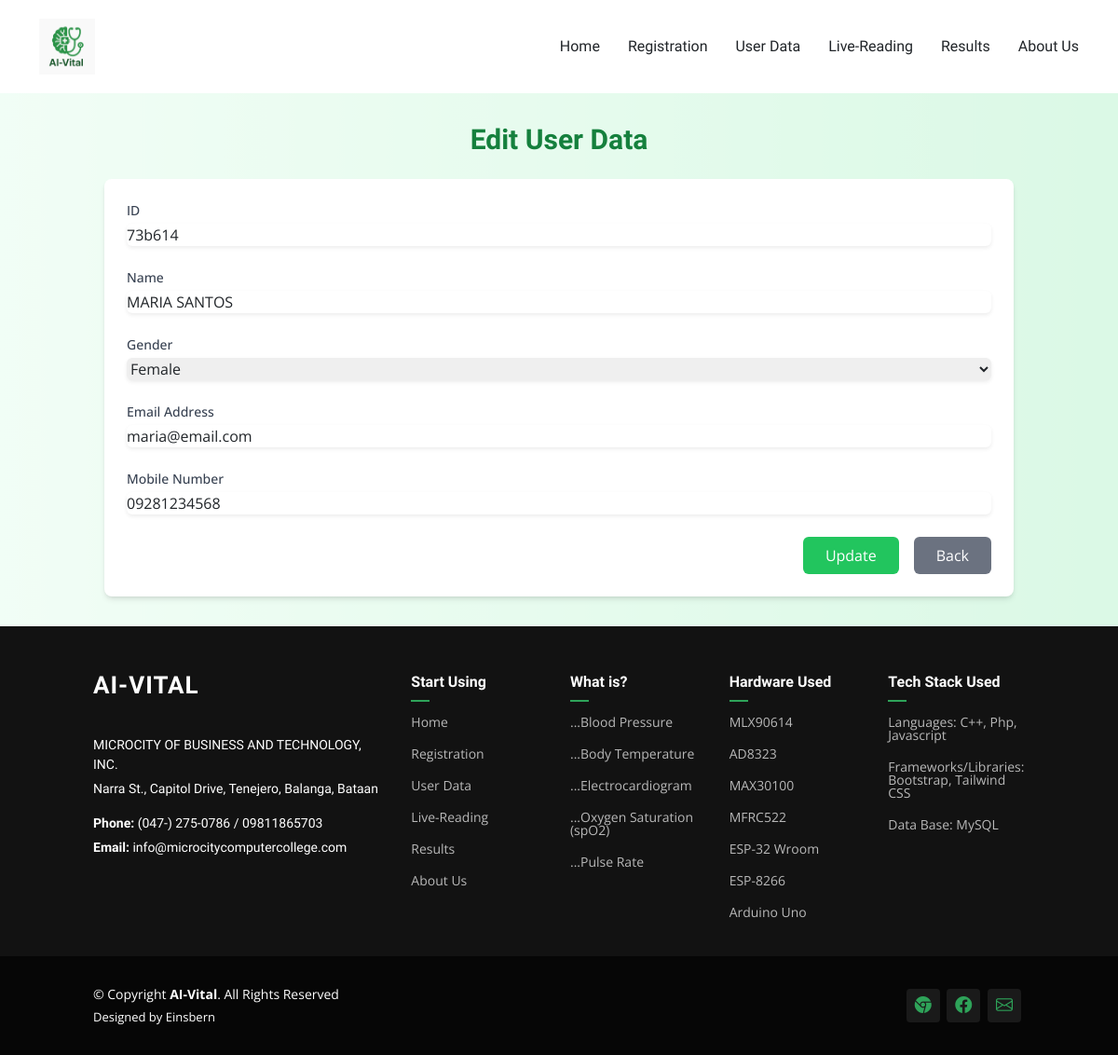
Page /user data edit page.php?id=73b614 on the committed database.
### tables this page shows
CREATE TABLE `health_diagnostics` (
  `id` varchar(20) NOT NULL,
  `name` varchar(255) DEFAULT NULL,
  `gender` enum('Male','Female','Other') DEFAULT NULL,
  `email` varchar(255) DEFAULT NULL,
  `mobile` varchar(20) DEFAULT NULL,
  `age` int(11) DEFAULT NULL,
  `height` float DEFAULT NULL,
  `weight` float DEFAULT NULL
);

### user data edit page.php (the view, shortened to what this page needs)
<?php
$id = null;
if (!empty($_GET['id'])) {
    $id = $_REQUEST['id'];
}
$pdo = Database::connect();
$pdo->setAttribute(PDO::ATTR_ERRMODE, PDO::ERRMODE_EXCEPTION);
$sql = "SELECT * FROM health_diagnostics WHERE id = ?";
$q = $pdo->prepare($sql);
$q->execute(array($id));
$data = $q->fetch(PDO::FETCH_ASSOC);
?>
<!DOCTYPE html>
<html lang="en">
<head>
    <link href="vendor/bootstrap/css/bootstrap.min.css" rel="stylesheet">
    <link href="vendor/bootstrap-icons/bootstrap-icons.css" rel="stylesheet">
    <link href="vendor/aos/aos.css" rel="stylesheet">
    <link href="vendor/swiper/swiper-bundle.min.css" rel="stylesheet">
    <link href="vendor/glightbox/css/glightbox.min.css" rel="stylesheet">
    <link href="css/main.css" rel="stylesheet">
    <script src="https://cdn.tailwindcss.com"></script>
</head>
<body class="bg-gradient-to-r from-green-200 to-green-400 min-h-screen flex flex-col">
    <div class="bg-overlay min-h-screen">
    <header id="header" class="header d-flex align-items-center position-relative">
        <div class="container-fluid container-xl position-relative d-flex align-items-center justify-content-between">
            <a href="index.php" class="logo d-flex align-items-center">
                <img src="img/logo.png" alt="AI Vital">
            </a>
            <nav id="navmenu" class="navmenu">
                <ul>
                    <li><a href="index.php">Home</a></li>
                    <li><a href="registration2.php">Registration</a></li>
                    <li><a href="userdata2.php">User Data</a></li>
                    <li><a href="live reading.php">Live-Reading</a></li>
                    <li><a href="results2.php">Results</a></li>
                    <li><a href="about.php">About Us</a></li>
                </ul>
            </nav>
        </div>
    </header>
    <div class="container mx-auto px-4 py-8">
        <h2 class="text-center text-3xl font-bold text-green-700 mb-6">Edit User Data</h2>
        <form class="bg-white p-6 rounded-lg shadow-md" action="user data edit tb.php?id=<?php echo $id ?>" method="post">
            <div class="mb-4">
                <label for="id" class="block text-sm font-medium text-gray-700">ID</label>
                <input name="id" type="text" value="<?php echo $data['id']; ?>" readonly class="mt-1 block w-full rounded-md border-gray-300 shadow-sm">
            </div>
            <div class="mb-4">
                <label for="name" class="block text-sm font-medium text-gray-700">Name</label>
                <input name="name" type="text" value="<?php echo strtoupper($data['name']); ?>" required pattern="[A-Z\s]+" title="Please enter capital letters only" oninput="this.value = this.value.toUpperCase();" class="mt-1 block w-full rounded-md border-gray-300 shadow-sm">
            </div>
            <div class="mb-4">
                <label for="gender" class="block text-sm font-medium text-gray-700">Gender</label>
                <select name="gender" id="gender" class="mt-1 block w-full rounded-md border-gray-300 shadow-sm">
                    <option value="Female" <?php echo ($data['gender'] == 'Female') ? 'selected' : ''; ?>>Female</option>
                </select>
            </div>
            <div class="mb-4">
                <label for="email" class="block text-sm font-medium text-gray-700">Email Address</label>
                <input name="email" type="email" value="<?php echo $data['email']; ?>" required pattern="[a-z0-9._%+-]+@[a-z0-9.-]+\.[a-z]{2,}$" title="Please enter a valid email address" class="mt-1 block w-full rounded-md border-gray-300 shadow-sm">
            </div>
            <div class="mb-4">
                <label for="mobile" class="block text-sm font-medium text-gray-700">Mobile Number</label>
                <input name="mobile" type="text" value="<?php echo $data['mobile']; ?>" required pattern="\d{11}" title="Please enter exactly 11 digits" class="mt-1 block w-full rounded-md border-gray-300 shadow-sm">
            </div>
            <div class="flex justify-end space-x-4">
                <button type="submit" class="bg-green-500 text-white px-4 py-2 rounded-md hover:bg-green-600">Update</button>
                <a href="userdata2.php" class="bg-gray-500 text-white px-4 py-2 rounded-md hover:bg-gray-600">Back</a>
            </div>
        </form>
    </div>
    <footer id="footer" class="footer dark-background">
        <div class="footer-top">
            <div class="container">
                <div class="row gy-4">
                    <div class="col-lg-4 col-md-6 footer-about">
                        <a href="index.php" class="logo d-flex align-items-center">
                            <span class="sitename">AI-VITAL</span>
                        </a>
                        <div class="footer-contact pt-3">
                            <p>MICROCITY OF BUSINESS AND TECHNOLOGY, INC.</p>
                            <p>Narra St., Capitol Drive, Tenejero, Balanga, Bataan </p>
                            <p class="mt-3"><strong>Phone:</strong> <span>(047-) 275-0786 / 09811865703</span></p>
                            <p><strong>Email:</strong> <span>info@microcitycomputercollege.com</span></p>
                        </div>
                    </div>
                    <div class="col-lg-2 col-md-3 footer-links">
                        <h4>Start Using </h4>
                        <ul>
                            <li><a href="index.php">Home</a></li>
                            <li><a href="registration2.php">Registration</a></li>
                            <li><a href="userdata2.php">User Data</a></li>
                            <li><a href="live reading.php">Live-Reading</a></li>
                            <li><a href="results2.php">Results</a></li>
                            <li><a href="about.php">About Us</a></li>
                        </ul>
                    </div>
                    <div class="col-lg-2 col-md-3 footer-links">
                        <h4>What is?</h4>
                        <ul>
                            <li><a href="https://en.wikipedia.org/wiki/Blood_pressure" target="_blank">...Blood Pressure</a></li>
                            <li><a href="https://en.wikipedia.org/wiki/Human_body_temperature" target="_blank">...Body Temperature</a></li>
                            <li><a href="https://en.wikipedia.org/wiki/Electrocardiography" target="_blank">...Electrocardiogram</a></li>
                            <li><a href="https://en.wikipedia.org/wiki/Oxygen_saturation_(medicine)" target="_blank">...Oxygen Saturation (spO2)</a></li>
                            <li><a href="https://en.wikipedia.org/wiki/Pulse" target="_blank">...Pulse Rate</a></li>
                        </ul>
                    </div>
                    <div class="col-lg-2 col-md-3 footer-links">
                        <h4>Hardware Used</h4>
                        <ul>
                            <li><a href="#">MLX90614</a></li>
                            <li><a href="#">AD8323</a></li>
                            <li><a href="#">MAX30100</a></li>
                            <li><a href="#">MFRC522</a></li>
                            <li><a href="#">ESP-32 Wroom</a></li>
                            <li><a href="#">ESP-8266 </a></li>
                            <li><a href="#">Arduino Uno</a></li>
                        </ul>
                    </div>
                    <div class="col-lg-2 col-md-3 footer-links">
                        <h4>Tech Stack Used</h4>
                        <ul>
                            <li><a href="#">Languages: C++, Php, Javascript</a></li>
                            <li><a href="#">Frameworks/Libraries: Bootstrap, Tailwind CSS</a></li>
                            <li><a href="#">Data Base: MySQL</a></li>
                        </ul>
                    </div>
                </div>
            </div>
        </div>
        <div class="copyright text-center">
            <div class="container d-flex flex-column flex-lg-row justify-content-center justify-content-lg-between align-items-center">
                <div class="d-flex flex-column align-items-center align-items-lg-start">
                    <div>
                        © Copyright <strong><span>AI-Vital</span></strong>. All Rights Reserved
                    </div>
                    <div class="credits">
                        Designed by Einsbern</a>
                    </div>
                </div>
                <div class="social-links order-first order-lg-last mb-3 mb-lg-0">
                    <a href="https://www.microcitycollege.com/" target="_blank"><i class="bi bi-browser-chrome"></i></a>
                    <a href="https://www.facebook.com/microcity.balanga" target="_blank"><i class="bi bi-facebook"></i></a>
                    <a href="mailto:einsbernsystem@gmail.com?subject=Send%20Feedback%20to%20Developer"><i class="bi bi-envelope"></i></a>
                </div>
            </div>
        </div>
    </footer>
</body>
</html>

### css/main.css (style rules this page uses)
:root { --default-font: "Open Sans", system-ui, -apple-system, "Segoe UI", Roboto, "Helvetica Neue", Arial, "Noto Sans", "Liberation Sans", sans-serif, "Apple Color Emoji", "Segoe UI Emoji", "Segoe UI Symbol", "Noto Color Emoji"; --heading-font: "Marcellus", sans-serif; --nav-font: "Marcellus", sans-serif; }
:root { --background-color: #ffffff; --default-color: #212529; --heading-color: #2d465e; --accent-color: #116530; --surface-color: #ffffff; --contrast-color: #ffffff; }
:root { --nav-color: #212529; --nav-hover-color: #116530; --nav-mobile-background-color: #ffffff; --nav-dropdown-background-color: #ffffff; --nav-dropdown-color: #212529; --nav-dropdown-hover-color: #116530; }
.dark-background { --background-color: #060606; --default-color: #ffffff; --heading-color: #ffffff; --accent-color: #2ea359; --surface-color: #252525; --contrast-color: #ffffff; }
:root { scroll-behavior: smooth; }
body { color: var(--default-color); background-color: var(--background-color); font-family: var(--default-font); }
a { color: var(--accent-color); text-decoration: none; transition: 0.3s; }
h1, h2, h3, h4, h5, h6 { color: var(--heading-color); font-family: var(--heading-font); }
.header { color: var(--default-color); background-color: var(--background-color); padding: 20px 0; transition: all 0.5s; z-index: 997; }
.header .logo { line-height: 1; }
.header .logo img { max-height: 60px; margin-right: 8px; }
@media (min-width: 1200px) { .navmenu { padding: 0; } }
@media (min-width: 1200px) { .navmenu ul { margin: 0; padding: 0; display: flex; list-style: none; align-items: center; } }
@media (min-width: 1200px) { .navmenu li { position: relative; } }
@media (min-width: 1200px) { .navmenu a, .navmenu a:focus { color: var(--nav-color); padding: 18px 15px; font-size: 16px; font-family: var(--nav-font); font-weight: 400; display: flex; align-items: center; justify-content: space-between; white-space: nowrap; transition: 0.3s; } }
@media (min-width: 1200px) { .navmenu li:last-child a { padding-right: 0; } }
.footer { color: var(--default-color); background-color: var(--background-color); font-size: 14px; position: relative; }
.footer .footer-top { background-color: color-mix(in srgb, var(--background-color), white 5%); padding-top: 50px; }
.footer .footer-about .logo { line-height: 1; margin-bottom: 25px; }
.footer .footer-about .logo span { color: var(--heading-color); font-family: var(--heading-font); font-size: 26px; font-weight: 700; letter-spacing: 1px; }
.footer .footer-about p { font-size: 14px; font-family: var(--heading-font); }
.footer h4 { font-size: 16px; font-weight: 600; position: relative; padding-bottom: 12px; margin-bottom: 15px; }
.footer h4::after { content: ""; position: absolute; display: block; width: 20px; height: 2px; background: var(--accent-color); bottom: 0; left: 0; }
.footer .footer-links { margin-bottom: 30px; }
.footer .footer-links ul { list-style: none; padding: 0; margin: 0; }
.footer .footer-links ul li { padding: 10px 0; display: flex; align-items: center; }
.footer .footer-links ul li:first-child { padding-top: 0; }
.footer .footer-links ul a { color: color-mix(in srgb, var(--default-color), transparent 30%); display: inline-block; line-height: 1; }
.footer .footer-contact p { margin-bottom: 5px; }
.footer .copyright { padding: 30px 0; }
.footer .credits { margin-top: 5px; font-size: 13px; }
.footer .social-links a { font-size: 18px; display: inline-block; background: color-mix(in srgb, var(--default-color), transparent 92%); color: var(--accent-color); line-height: 1; padding: 8px 0; margin-right: 4px; border-radius: 4px; text-align: center; width: 36px; height: 36px; transition: 0.3s; }

### user data edit page.php (style rules this page uses)
body { background: url('microcity.jpg') no-repeat center center fixed; background-size: cover; }
.bg-overlay { background-color: rgba(255, 255, 255, 0.8); }

### rows in the picture
health_diagnostics: id "73b614", name "MARIA SANTOS", gender "Female", email "maria@email.com", mobile "09281234568"
